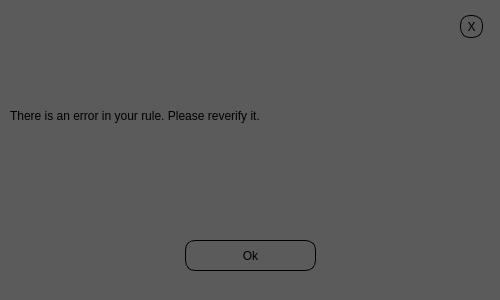
   <widget class="QWidget" name="errorMessage" native="true">
    <property name="geometry">
     <rect>
      <x>460</x>
      <y>230</y>
      <width>500</width>
      <height>300</height>
     </rect>
    </property>
    <property name="styleSheet">
     <string notr="true">border-radius: 10px;
background-color: rgb(91, 91, 91);
</string>
    </property>
    <widget class="QLabel" name="message_4">
     <property name="geometry">
      <rect>
       <x>10</x>
       <y>30</y>
       <width>471</width>
       <height>171</height>
      </rect>
     </property>
     <property name="styleSheet">
      <string notr="true">background:none;
qproperty-alignment: 'AlignCenter';
border:0px;
font: 16pt &quot;Ubuntu Condensed&quot;;</string>
     </property>
     <property name="text">
      <string>There is an error in your rule. Please reverify it.</string>
     </property>
    </widget>
    <widget class="QPushButton" name="okError">
     <property name="geometry">
      <rect>
       <x>185</x>
       <y>240</y>
       <width>131</width>
       <height>31</height>
      </rect>
     </property>
     <property name="styleSheet">
      <string notr="true">border:1px solid black;</string>
     </property>
     <property name="text">
      <string>Ok</string>
     </property>
    </widget>
    <widget class="QToolButton" name="toolButton_5">
     <property name="geometry">
      <rect>
       <x>460</x>
       <y>15</y>
       <width>23</width>
       <height>23</height>
      </rect>
     </property>
     <property name="styleSheet">
      <string notr="true">border:1px solid black;</string>
     </property>
     <property name="text">
      <string>X</string>
     </property>
    </widget>
   </widget>
